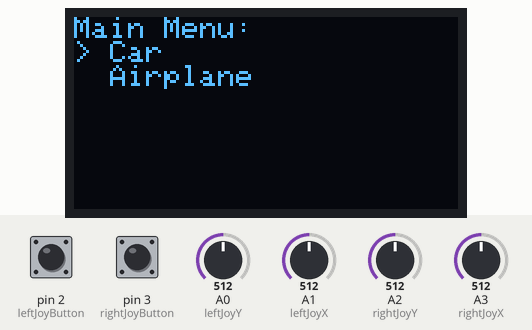
This sketch was run on a simulated Arduino Uno, built with avr-gcc and run on an emulated ATmega328P. On the bench: 128×64 one-colour display. Inputs (shaded band) come from the test bench; at power-on: A0 (leftJoyY) = 512, pin 3 (rightJoyButton) HIGH, pin 2 (leftJoyButton) HIGH, A1 (leftJoyX) = 512, A2 (rightJoyY) = 512, A3 (rightJoyX) = 512. The display library's start-up logo is not drawn; no radio packets arrive unless stated.

Above: at 2.2 s.
2.3 s: A0 (leftJoyY) set to 584
3.8 s: A0 (leftJoyY) set to 610
At 4.17 s:
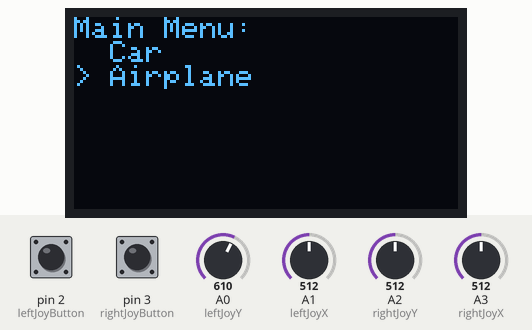
6.2 s: pin 3 (rightJoyButton) pulled LOW for 1 s
At 7.7 s:
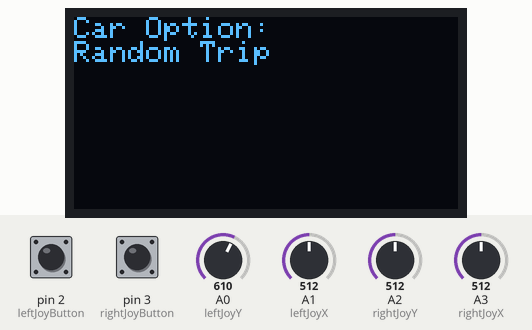
8.9 s: pin 3 (rightJoyButton) pulled LOW for 3.2 s
At 10.3 s:
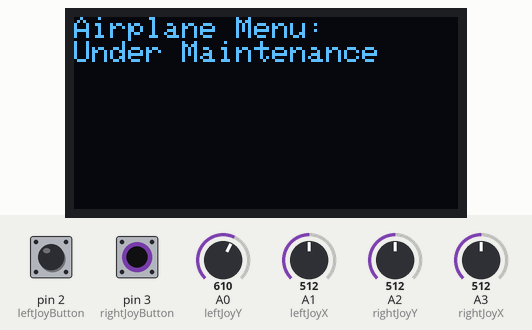
13.6 s: pin 2 (leftJoyButton) pulled LOW for 1 s
At 14.52 s:
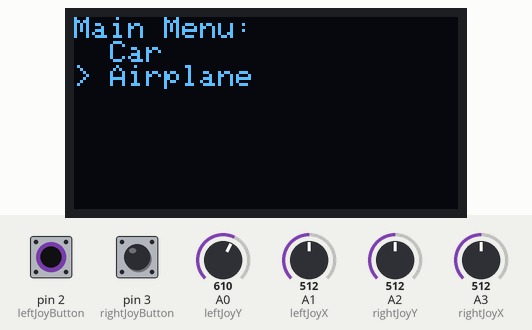
16.6 s: pin 3 (rightJoyButton) pulsed LOW 5 times (0.12 s each, 0.3 s apart)
At 19.3 s:
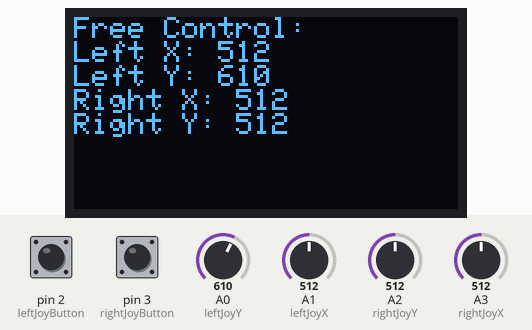
Timing chart, 0 to 20.7 s (numbered marks = the images above; inputs shaded):
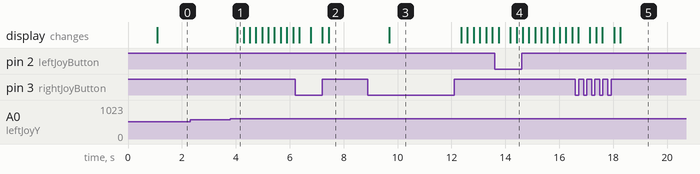

Measured:
- the behaviour switches between 600 and 601 on A0 (leftJoyY) (found by bisection; images 0 and 1)
- after the input at 2.3 s, every drawn part: stays the same
- after the input at 3.8 s, the display: changes after 0.26 s (image 1)
- after the input at 8.9 s, the display: changes after 0.80 s (image 3)

The sketch:

controller.ino
```cpp
#include <Adafruit_GFX.h>
#include <Adafruit_SSD1306.h>
#include <SPI.h>
#include <RF24.h>


#define SCREEN_WIDTH 128
#define SCREEN_HEIGHT 64
#define OLED_RESET -1
#define CE_PIN 9
#define CSN_PIN 10

Adafruit_SSD1306 display(SCREEN_WIDTH, SCREEN_HEIGHT, &Wire, OLED_RESET);
RF24 radio(CE_PIN, CSN_PIN);

const byte address[6] = "BTCOMM37";

const int leftJoyX = A1;
const int leftJoyY = A0;
const int leftJoyButton = 2;
const int rightJoyX = A3;
const int rightJoyY = A2;
const int rightJoyButton = 3;

const int menuItems = 2;
const int carSubMenuItems = 3;
int selectedItem = 0;
int subMenuSelectedItem = 0;
bool inMainMenu = true;
bool inSubMenu = false;
bool inCarMenu = false;


void setup() {
  Serial.begin(9600);
  pinMode(leftJoyButton, INPUT_PULLUP);
  pinMode(rightJoyButton, INPUT_PULLUP);

  if (!display.begin(SSD1306_SWITCHCAPVCC, 0x3C)) {
    Serial.println(F("SSD1306 hatasi, baglantiyi kontrol edin"));
    for (;;);
  }
  display.display();
  delay(1000);
  display.clearDisplay();
  display.setTextSize(1);
  display.setTextColor(SSD1306_WHITE);
  randomSeed(analogRead(0)); // Rastgelelik için

  // Initialize NRF24L01
  radio.begin();
  radio.openWritingPipe(address);
  radio.setPALevel(RF24_PA_LOW);
  radio.stopListening();
}


void loop() {
  int leftY = analogRead(leftJoyY);
  int leftX = analogRead(leftJoyX);
  int rightY = analogRead(rightJoyY);
  int rightX = analogRead(rightJoyX);
  int leftButtonState = digitalRead(leftJoyButton);
  int rightButtonState = digitalRead(rightJoyButton);

  if (leftY < 400) {
    if (inMainMenu) {
      selectedItem++;
      if (selectedItem >= menuItems) selectedItem = 0;
    } else if (inSubMenu) {
      subMenuSelectedItem++;
      if (subMenuSelectedItem >= carSubMenuItems) subMenuSelectedItem = 0;
    }
    delay(200);
  } else if (leftY > 600) {
    if (inMainMenu) {
      selectedItem--;
      if (selectedItem < 0) selectedItem = menuItems - 1;
    } else if (inSubMenu) {
      subMenuSelectedItem--;
      if (subMenuSelectedItem < 0) subMenuSelectedItem = carSubMenuItems - 1;
    }
    delay(200);
  }

  display.clearDisplay();
  display.setCursor(0, 0);

  if (inMainMenu) {
    display.println("Main Menu:");
    const char* menuNames[2] = {"Car", "Airplane"};
    for (int i = 0; i < menuItems; i++) {
      if (i == selectedItem) {
        display.print("> ");
      } else {
        display.print("  ");
      }
      display.println(menuNames[i]);
    }

    if (rightButtonState == LOW) {
      if (selectedItem == 0) {
        inMainMenu = false;
        inSubMenu = true;
        subMenuSelectedItem = 0;
      } else if (selectedItem == 1) {
        display.clearDisplay();
        display.setCursor(0, 0);
        display.println("Airplane Menu:");
        display.println("Under Maintenance");
        display.display();
        delay(2000);
      }
      delay(200);
    }
  } else if (inSubMenu) {
    display.println("Car Menu:");
    const char* carMenuNames[3] = {"Free Control", "Line Follower", "Random Trip"};
    for (int i = 0; i < carSubMenuItems; i++) {
      if (i == subMenuSelectedItem) {
        display.print("> ");
      } else {
        display.print("  ");
      }
      display.println(carMenuNames[i]);
    }

    if (rightButtonState == LOW) {
      inCarMenu = true;
      inSubMenu = false;
      delay(200);
    }

    if (leftButtonState == LOW) {
      inMainMenu = true;
      inSubMenu = false;
      delay(200);
    }
  } else if (inCarMenu) {
    if (subMenuSelectedItem == 0) {
      freeControl();
    } else if (subMenuSelectedItem == 1) {
      lineFollower();
    } else if (subMenuSelectedItem == 2) {
      randomTrip();
    }
    delay(2000);
    inMainMenu = true;
    inCarMenu = false;
  }

  display.display();
}

void freeControl() {
  while (true) {
    int leftX = analogRead(leftJoyX);
    int leftY = analogRead(leftJoyY);
    int rightX = analogRead(rightJoyX);
    int rightY = analogRead(rightJoyY);
    int leftButtonState = digitalRead(leftJoyButton);

    // Create a data structure to send the joystick values
    struct {
      int lx;
      int ly;
      int rx;
      int ry;
    } joystickData;

    joystickData.lx = leftX;
    joystickData.ly = leftY;
    joystickData.rx = rightX;
    joystickData.ry = rightY;

    // Send the joystick values via NRF24L01
    radio.write(&joystickData, sizeof(joystickData));

    // Display joystick values on the screen
    display.clearDisplay();
    display.setCursor(0, 0);
    display.println("Free Control:");
    display.print("Left X: "); display.println(leftX);
    display.print("Left Y: "); display.println(leftY);
    display.print("Right X: "); display.println(rightX);
    display.print("Right Y: "); display.println(rightY);
    display.display();

    if (leftButtonState == LOW) {
      break;  // Exit free control mode
    }
    delay(100);
  }
}


void lineFollower() {
  display.clearDisplay();
  display.setCursor(0, 0);
  display.println("Car Option:");
  display.println("Line Follower");
  display.display();
}

void randomTrip() {
  display.clearDisplay();
  display.setCursor(0, 0);
  display.println("Car Option:");
  display.println("Random Trip");
  display.display();
}
```
